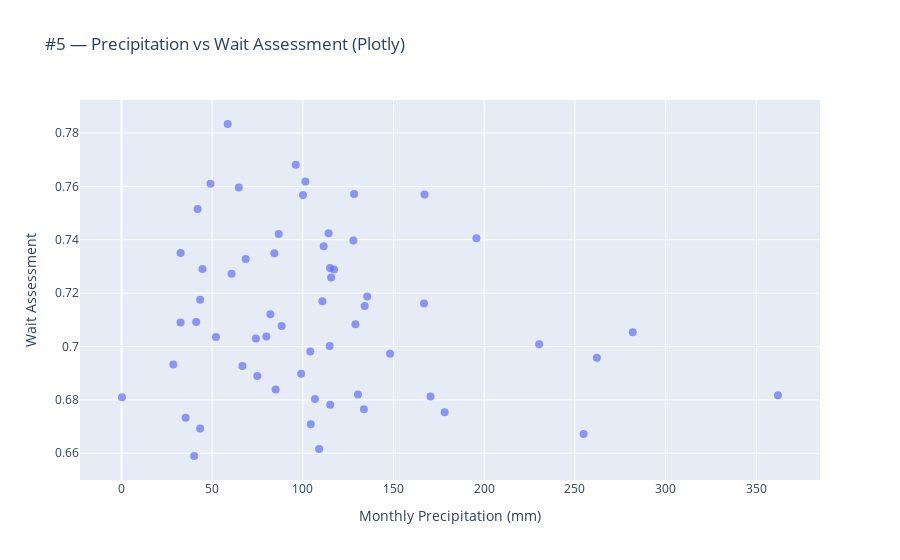

The notebook cell this image was saved under:
### Code cell
# 5) Precipitation vs Alert Count (Plotly, colored by WA)
import plotly.express as px

df5 = merged.copy()
df5['alert_count_filled'] = df5['alert_count'].fillna(0)

mask = df5[['prcp_mm','alert_count_filled','wa_weighted']].notna().all(axis=1)
mask &= df5['prcp_mm'] >= 0  # keep dry months too; scatter won't be empty just because of zeros
plot_df = df5.loc[mask, ['prcp_mm','alert_count_filled','wa_weighted']].rename(
    columns={'alert_count_filled':'alert_count'}
)

if len(plot_df) and plot_df['alert_count'].sum() > 0:
    fig2 = px.scatter(
        plot_df, x='prcp_mm', y='alert_count', color='wa_weighted',
        title='#5 — Precipitation vs Alert Count (Plotly, colored by WA)',
        labels={'prcp_mm':'Monthly Precipitation (mm)','alert_count':'Monthly Alert Count','wa_weighted':'Wait Assessment'}
    )
    fig2.update_traces(mode='markers', marker=dict(size=8, opacity=0.7))
    fig2.show()
    print("Insight: Months with higher precipitation tend to coincide with more alerts and slightly lower WA.")
else:
    # Fallback if alerts are unavailable or all zero
    fallback = df5.loc[df5[['prcp_mm','wa_weighted']].notna().all(axis=1), ['prcp_mm','wa_weighted']]
    if len(fallback):
        fig2_alt = px.scatter(
            fallback, x='prcp_mm', y='wa_weighted',
            title='#5 — Precipitation vs Wait Assessment (Plotly)',
            labels={'prcp_mm':'Monthly Precipitation (mm)','wa_weighted':'Wait Assessment'}
        )
        fig2_alt.update_traces(mode='markers', marker=dict(size=8, opacity=0.7))
        fig2_alt.show()
        print("Insight: Higher precipitation months show a mild downward trend in WA.")
    else:
        print('[WARN] No valid rows for precipitation/WA plotting.')

### Figure 1 — Plotly figure (JSON) as saved in the notebook; plotly's stock layout.template omitted (floating-point values rounded to 4 significant figures)
{"data": [{"hovertemplate": "Monthly Precipitation (mm)=%{x}<br>Wait Assessment=%{y}<extra></extra>", "legendgroup": "", "marker": {"color": "#636efa", "opacity": 0.7, "size": 8, "symbol": "circle"}, "mode": "markers", "name": "", "orientation": "v", "showlegend": false, "type": "scatter", "x": [49.1, 64.7, 96.1, 114.2, 42.0, 44.7, 167.1, 127.9, 100.1, 128.3, 101.4, 117.2, 58.6, 130.4, 86.7, 68.5, 110.8, 66.7, 281.9, 262.1, 254.8, 133.7, 28.6, 35.4, 109.0, 82.1, 60.7, 115.0, 114.8, 74.1, 115.6, 43.4, 104.1, 129.0, 79.9, 148.1, 111.5, 32.6, 84.3, 195.7, 32.6, 41.2, 135.5, 166.8, 362.0, 99.1, 74.9, 170.4, 134.1, 52.1, 230.3, 88.3, 104.4, 43.4, 106.7, 178.2, 40.1, 0.3, 85.0, 115.1], "xaxis": "x", "y": [0.7609, 0.7595, 0.7681, 0.7425, 0.7515, 0.729, 0.7569, 0.7397, 0.7567, 0.7571, 0.7618, 0.7288, 0.7834, 0.6821, 0.7421, 0.7327, 0.717, 0.6927, 0.7053, 0.6958, 0.6672, 0.6765, 0.6932, 0.6733, 0.6616, 0.7121, 0.7273, 0.7294, 0.7002, 0.703, 0.7259, 0.7175, 0.6981, 0.7083, 0.7038, 0.6973, 0.7376, 0.7351, 0.735, 0.7406, 0.709, 0.7092, 0.7187, 0.7161, 0.6818, 0.6898, 0.689, 0.6812, 0.7152, 0.7035, 0.7008, 0.7076, 0.6709, 0.6693, 0.6803, 0.6753, 0.659, 0.681, 0.6839, 0.6782], "yaxis": "y"}], "layout": {"legend": {"tracegroupgap": 0}, "title": {"text": "#5 — Precipitation vs Wait Assessment (Plotly)"}, "xaxis": {"anchor": "y", "domain": [0, 1], "title": {"text": "Monthly Precipitation (mm)"}}, "yaxis": {"anchor": "x", "domain": [0, 1], "title": {"text": "Wait Assessment"}}}}
